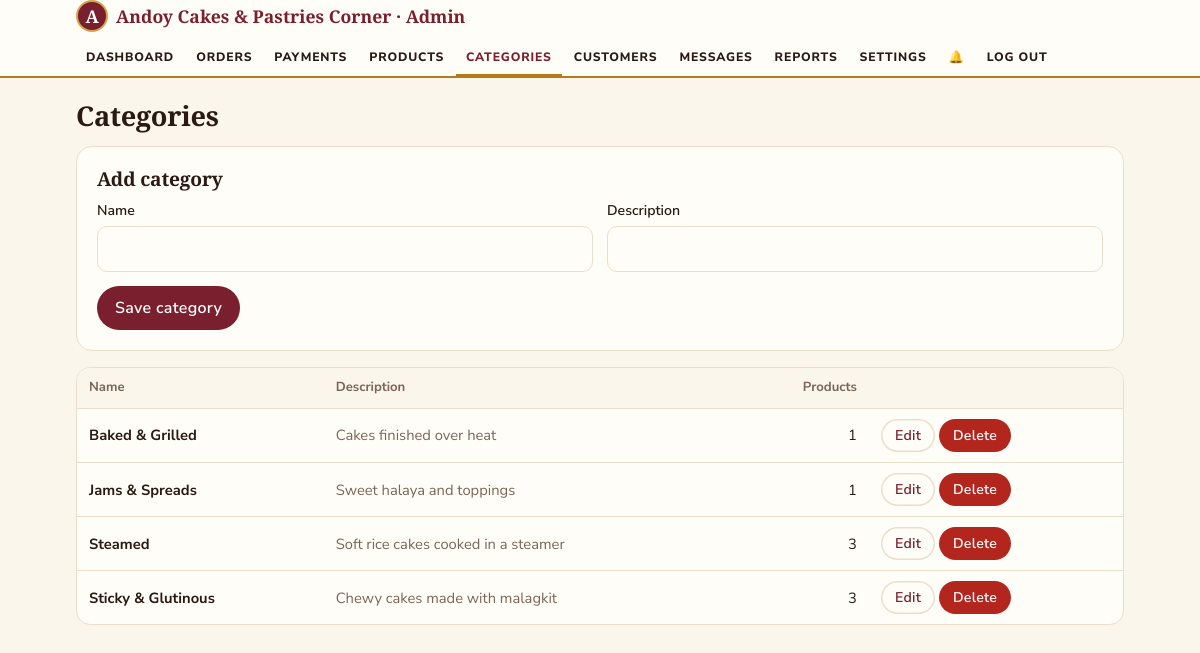
Screenshot of /admin/categories.php (signed in) with the database file from the repository.
### tables this page shows
CREATE TABLE IF NOT EXISTS categories (
  id INT AUTO_INCREMENT PRIMARY KEY,
  name VARCHAR(80) NOT NULL UNIQUE,
  description VARCHAR(255) NOT NULL DEFAULT ''
);

### admin/categories.php (the view, shortened to what this page needs)
<?php
$edit = isset($_GET['edit']) ? one('SELECT * FROM categories WHERE id = ?', [(int)$_GET['edit']]) : null;
$cats = all('SELECT c.*, (SELECT COUNT(*) FROM products p WHERE p.category_id = c.id) AS n FROM categories c ORDER BY c.name');
?>
<h1>Categories</h1>
<form class="card" method="post"><h2><?= $edit ? 'Edit category' : 'Add category' ?></h2><?= csrf_field() ?><input type="hidden" name="action" value="save"><input type="hidden" name="id" value="<?= (int)($edit['id'] ?? 0) ?>">
  <div class="g2"><div class="f"><label for="cn">Name</label><input id="cn" name="name" value="<?= e($edit['name'] ?? '') ?>" required></div><div class="f"><label for="cd">Description</label><input id="cd" name="description" maxlength="255" value="<?= e($edit['description'] ?? '') ?>"></div></div>
  <button class="btn">Save category</button> <?php if ($edit): ?><a class="btn gh" href="<?= e(url('admin/categories.php')) ?>">Cancel</a><?php endif; ?></form>
<div class="tw"><table><thead><tr><th>Name</th><th>Description</th><th class="nr">Products</th><th></th></tr></thead><tbody>
<?php foreach ($cats as $c): ?><tr><td><strong><?= e($c['name']) ?></strong></td><td class="mut"><?= e($c['description']) ?></td><td class="nr"><?= (int)$c['n'] ?></td>
  <td style="white-space:nowrap"><a class="btn sm gh" href="<?= e(url('admin/categories.php?edit=' . $c['id'])) ?>">Edit</a>
    <form method="post" class="inline"><button class="btn sm dg" data-confirm="Delete this category? Its products will become uncategorized.">Delete</button></form></td></tr>
<?php endforeach; if (!$cats): ?><tr><td colspan="4" class="mut">No categories yet.</td></tr><?php endif; ?>
</tbody></table></div>

### assets/css/style.css (style rules this page uses)
:root { --bg:#f4f2f7;--card:#fff;--ink:#1e1a26;--mut:#6b6577;--line:#e3deea;--p:#3d2266;--p2:#5b3a92;--on:#fff;--t:#efe9f8;--g:#2b7a58;--gt:#e2f3ea;--o:#a8571b;--rt:#fbe4e2;--at:#fdf1d3;--r:#b3261e;box-sizing:border-box;padding-top:env(safe-area-inset-top,0px);padding-bottom:env(safe-area-inset-bottom,0px) }
* { box-sizing:border-box }
html,body { margin:0 }
body { font:16px/1.5 system-ui,-apple-system,"Segoe UI",Roboto,sans-serif;background:var(--bg);color:var(--ink) }
h1,h2,h3 { margin:0 0 .5em;line-height:1.2;letter-spacing:-.01em }
h1 { font-size:1.7rem }
h2 { font-size:1.2rem }
button,input,select,textarea { font:inherit;color:inherit }
.btn { background:var(--p);color:var(--on);border:0;border-radius:10px;padding:10px 18px;font-weight:600;cursor:pointer }
.sm { padding:6px 12px;font-size:.88rem }
.gh { background:transparent;color:var(--p);box-shadow:inset 0 0 0 1.5px var(--line) }
.dg { background:var(--r);color:#fff }
.card { background:var(--card);border:1px solid var(--line);border-radius:16px;padding:20px;margin-bottom:16px }
.g2 { display:grid;grid-template-columns:1fr 1fr;gap:14px }
label { display:block;font-weight:600;font-size:.88rem;margin-bottom:5px }
input,select,textarea { width:100%;padding:10px 12px;border:1.5px solid var(--line);border-radius:10px;background:var(--card) }
.f { margin-bottom:14px }
.mut { color:var(--mut) }
.tw { overflow-x:auto;border:1px solid var(--line);border-radius:14px;background:var(--card);margin-bottom:16px }
table { width:100%;border-collapse:collapse;font-size:.92rem }
th,td { padding:10px 12px;text-align:left;border-bottom:1px solid var(--line);vertical-align:middle }
th { color:var(--mut);font-size:.82rem;background:var(--bg) }
tr:last-child td { border-bottom:0 }
.nr { text-align:right }
:root { --serif:'Playfair Display',Georgia,'Times New Roman',serif;--sans:'Nunito Sans',system-ui,-apple-system,'Segoe UI',Roboto,sans-serif;--bg:#fbf6ec;--card:#fffdf8;--ink:#2b1a14;--mut:#7a6558;--line:#eadfcd;--p:#7a1f2e;--p2:#9b2c3e;--on:#fff;--t:#f6e9e4;--g:#3f6b3a;--gt:#e6f0dd;--o:#b8791a;--rt:#fbe4e2;--at:#fdf1d3 }
body { font-family:var(--sans) }
h1,h2,.brand,.pr,.stat b,.pc h3 { font-family:var(--serif) }
h1 { font-weight:700 }
.btn { border-radius:999px;letter-spacing:.02em }
.btn.sm { padding:6px 14px }
.inline { display:inline }
a.btn { text-decoration:none;display:inline-block }
.btn.sm { display:inline-block }

### rows the page displays
categories: name "Baked & Grilled", description "Cakes finished over heat", n "1"
categories: name "Jams & Spreads", description "Sweet halaya and toppings", n "1"
categories: name "Steamed", description "Soft rice cakes cooked in a steamer", n "3"
categories: name "Sticky & Glutinous", description "Chewy cakes made with malagkit", n "3"

### other values shown
$shop "Andoy Cakes & Pastries Corner"
$it[1] "DASHBOARD"
$it[1] "ORDERS"
$it[1] "PAYMENTS"
$it[1] "PRODUCTS"
$it[1] "CATEGORIES"
$it[1] "CUSTOMERS"
$it[1] "MESSAGES"
$it[1] "REPORTS"
$it[1] "SETTINGS"
